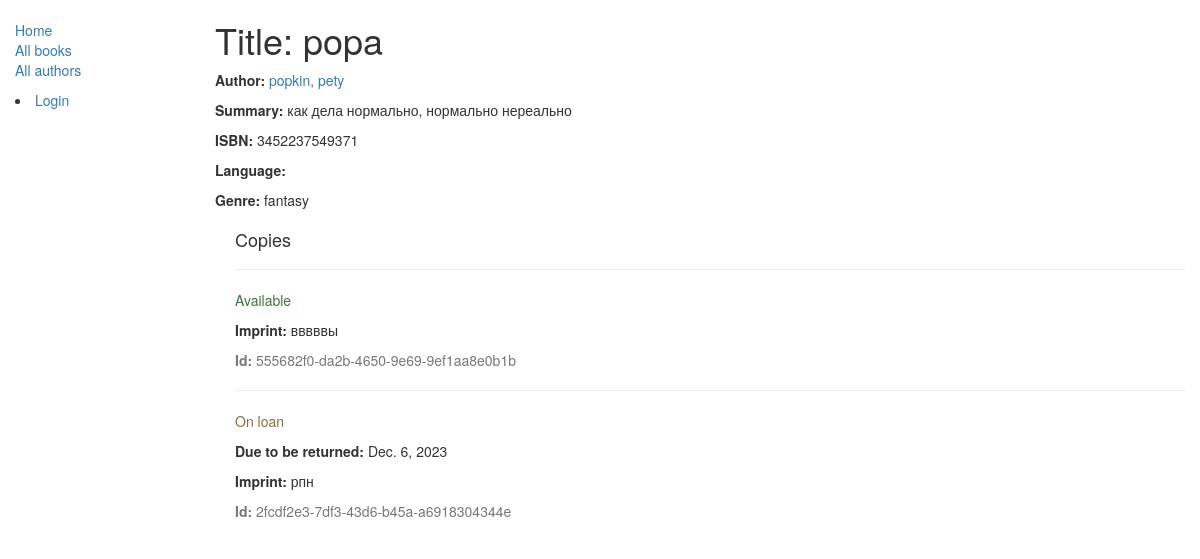
/catalog/book/1, run on the app's committed database.
### catalog/models.py (models this page shows, shortened)
class Book(models.Model):
    title = models.CharField(max_length=200)
    author = models.ForeignKey('Author', on_delete=models.SET_NULL, null=True)
    summary = models.TextField(max_length=1000, help_text="Enter a brief description of the book")
    isbn = models.CharField('ISBN',max_length=13, help_text='13 Character <a href="https://www.isbn-international.org/content/what-isbn">ISBN number</a>')
    genre = models.ManyToManyField(Genre, help_text="Select a genre for this book")
    def display_genre(self):
        """
        Creates a string for the Genre. This is required to display genre in Admin.
        """
        return ', '.join([ genre.name for genre in self.genre.all()[:3] ])
    display_genre.short_description = 'Genre'

class Author(models.Model):
    first_name = models.CharField(max_length=100)
    last_name = models.CharField(max_length=100)
    date_of_birth = models.DateField(null=True, blank=True)
    date_of_death = models.DateField('Died', null=True, blank=True)
    def __str__(self):
        return '%s, %s' % (self.last_name, self.first_name)

class Genre(models.Model):
    name = models.CharField(max_length=200, help_text="Enter a book genre (e.g. Science Fiction, French Poetry etc.)")
    def __str__(self):
        return self.name

class BookInstance(models.Model):
    id = models.UUIDField(primary_key=True, default=uuid.uuid4, help_text="Unique ID for this particular book across whole library")
    book = models.ForeignKey('Book', on_delete=models.SET_NULL, null=True)
    imprint = models.CharField(max_length=200)
    due_back = models.DateField(null=True, blank=True)
    borrower = models.ForeignKey(settings.AUTH_USER_MODEL, on_delete=models.SET_NULL, null=True, blank=True)
    LOAN_STATUS = (
        ('m', 'Maintenance'),
        ('o', 'On loan'),
        ('a', 'Available'),
        ('r', 'Reserved'),
    )
    status = models.CharField(max_length=1, choices=LOAN_STATUS, blank=True, default='m', help_text='Book availability')
    class Meta:
        ordering = ["due_back"]
        permissions = (("can_mark_returned", "Set book as returned"),)

### catalog/views.py (the view)
# urls.py: path('book/<int:pk>', views.BookDetailView.as_view(), name='book-detail'),
class BookDetailView(generic.DetailView):
        model = Book

### catalog/templates/catalog/book_detail.html
{% extends "base_generic.html" %}
{% block content %}
  <h1>Title: {{ book.title }}</h1>
  <p><strong>Author:</strong> <a href="">{{ book.author }}</a></p>
  <p><strong>Summary:</strong> {{ book.summary }}</p>
  <p><strong>ISBN:</strong> {{ book.isbn }}</p>
  <p><strong>Language:</strong> {{ book.language }}</p>
  <p><strong>Genre:</strong> {% for genre in book.genre.all %} {{ genre }}{% if not forloop.last %}, {% endif %}{% endfor %}</p>
  <div style="margin-left:20px;margin-top:20px">
    <h4>Copies</h4>
    {% for copy in book.bookinstance_set.all %}
    <hr>
    <p class="{% if copy.status == 'a' %}text-success{% elif copy.status == 'd' %}text-danger{% else %}text-warning{% endif %}">{{ copy.get_status_display }}</p>
    {% if copy.status != 'a' %}<p><strong>Due to be returned:</strong> {{copy.due_back}}</p>{% endif %}
    <p><strong>Imprint:</strong> {{copy.imprint}}</p>
    <p class="text-muted"><strong>Id:</strong> {{copy.id}}</p>
    {% endfor %}
  </div>
{% endblock %}

### data on the page
Book: title "popa", author "popkin, pety", summary "как дела нормально, нормально нереально", isbn "3452237549371"
Genre: name "fantasy"
BookInstance: status "Available", imprint "вввввы", id "555682f0-da2b-4650-9e69-9ef1aa8e0b1b"
BookInstance: status "On loan", due_back "Dec. 6, 2023", imprint "рпн", id "2fcdf2e3-7df3-43d6-b45a-a6918304344e"
